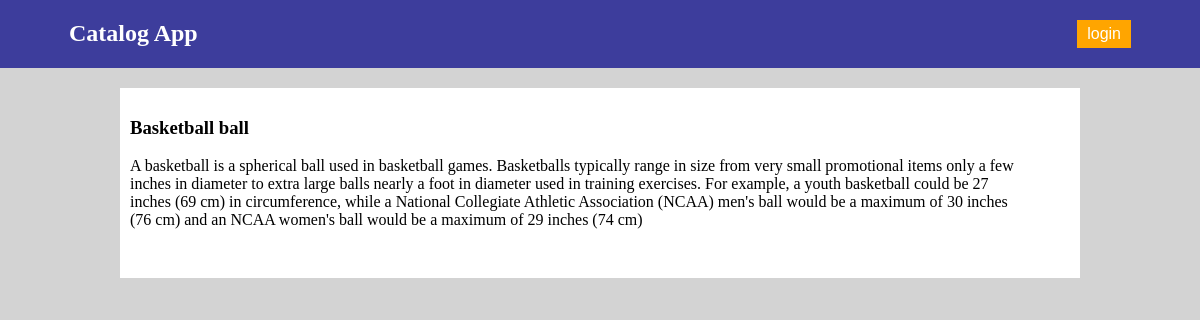
Page /catalog/Basketball/Basketball ball  on the committed database.
### db_setup.py (models this page shows, shortened)
class CatItem(Base):
    __tablename__ = 'cat_item'
    title = Column(String(100), nullable=False)
    id = Column(Integer, primary_key=True)
    description = Column(String(1000))
    cat_id = Column(Integer, ForeignKey('category.id'))
    category = relationship(Category)
    user_id =Column(Integer,ForeignKey('user.id'), nullable=False)
    user =relationship(User)

### application.py (the view, shortened to what this page needs)
@app.route('/catalog/<string:category_name>/<string:item_title>')
def showItemDetail(item_title,category_name=None):
    catItem = session.query(CatItem).filter_by(title=item_title).one()
    itemOwner = session.query(User).filter_by(id=catItem.user_id).one()
    not_owner=True
    not_user=True
    return render_template("catItem_user.html", catItem=catItem,not_user=not_user,login_session=login_session,not_owner=not_owner)

### templates/catItem_user.html (shortened to what this page needs)
{% extends "main.html" %}
{% block content %}
<div class="container-right">
    <div class="row">
    <h3>{{catItem.title}}</h3>
    <p>
        {{catItem.description}}
    </p>
    </div>
</div>
{% endblock %}

### static/style.css (style rules this page uses)
:root { --top-color:#3d3d9c; --login-color:orange; --text-header-color:white; --links-color:rgb(182, 101, 2); --flash-color:white; --flash-back-color:green; }
body { background-color: lightgray; margin: 0px 0px 0px 0px ; }
.container-right { padding-right: 5%; }
.row { margin: 10px auto 5px auto; }

### rows in the picture
CatItem: title "Basketball ball", description "A basketball is a spherical ball used in basketball games. Basketballs typically range in size from very small promotional items only a few inches in diameter to extra large balls nearly a foot in diameter used in training exercises. For example, a youth basketball could be 27 inches (69 cm) in circumference, while a National Collegiate Athletic Association (NCAA) men's ball would be a maximum of 30 inches (76 cm) and an NCAA women's ball would be a maximum of 29 inches (74 cm)"
